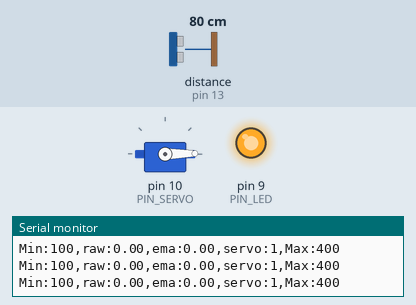
Recording of a sketch running on a simulated Arduino Uno, built with avr-gcc and run on an emulated ATmega328P. On the bench: servo, output pins drawn as LEDs (lit = HIGH), the last lines printed to the serial monitor. Wiring (inferred from the names in the program): ultrasonic range finder: trigger pin 12; echo pin 13. Inputs (shaded band) come from the test bench; at power-on: distance to the obstacle (sensor on pin 13) 80 cm. The echo pulse lasts 58.3 µs per cm; pins used as bus, display or sensor lines are not drawn.

Above: at 1.2 s.
1.3 s: distance to the obstacle (sensor on pin 13) set to 44 cm
2.8 s: distance to the obstacle (sensor on pin 13) set to 37 cm
At 3.1 s:
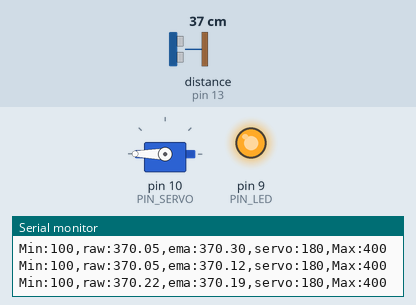
4.3 s: distance to the obstacle (sensor on pin 13) set to 18 cm
At 6.19 s:
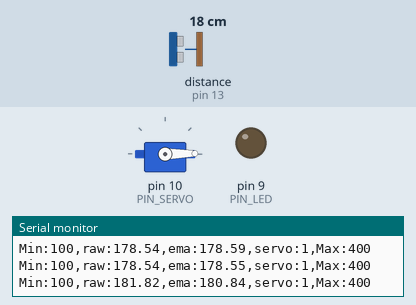
7.3 s: distance to the obstacle (sensor on pin 13) set to 35 cm
At 10.75 s:
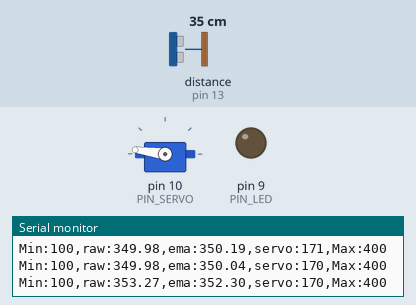
Timing chart, 0 to 11.3 s (numbered marks = the images above; inputs shaded):
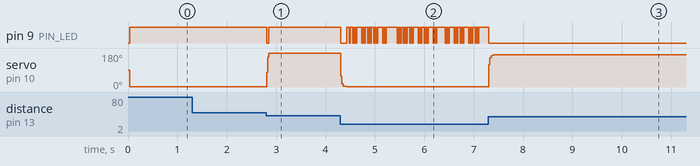

Measured:
- the behaviour switches between 40 and 39 cm on distance to the obstacle (sensor on pin 13) (found by bisection; images 0 and 1)
- after the input at 2.8 s, pin 9 (PIN_LED): HIGH → LOW at once, → HIGH 0.05 s later; servo on pin 10 (PIN_SERVO): 1° → 180° at once
- after the input at 4.3 s, pin 9 (PIN_LED): HIGH → LOW at once, then moves between LOW and HIGH, repeating every 1.0 s
- after the input at 7.3 s, pin 9 (PIN_LED): goes on until 7.3 s, then stays LOW

The sketch:

11_example_1_20212974.ino
```cpp
#include <Servo.h>

// Arduino pin assignment
#define PIN_LED 9
#define PIN_SERVO 10
#define PIN_TRIG 12
#define PIN_ECHO 13

// configurable parameters
#define SND_VEL 346.0 // sound velocity at 24 celsius degree (unit: m/s)
#define INTERVAL 25 // sampling interval (unit: ms)
#define _DIST_MIN 100 // minimum distance to be measured (unit: mm)
#define _DIST_MAX 400 // maximum distance to be measured (unit: mm)
#define _DIST_ALPHA 0.7 // 가장 적당한 alpha 값으로 설정

#define _DUTY_MIN 550 // servo full clockwise position (0 degree)
#define _DUTY_NEU 1475 // servo neutral position (90 degree)
#define _DUTY_MAX 2400 // servo full counterclockwise position (180 degree)

// global variables
float timeout; // unit: us
float dist_min, dist_max, dist_raw, dist_prev, dist_ema, alpha; // unit: mm
unsigned long last_sampling_time; // unit: ms
float scale; // used for pulse duration to distance conversion
float angle; // 측정 거리에 따른 서보 각도 변화에 이용
Servo myservo;

void setup() {
// initialize GPIO pins
  pinMode(PIN_LED,OUTPUT);
  pinMode(PIN_TRIG,OUTPUT);
  digitalWrite(PIN_TRIG, LOW);
  pinMode(PIN_ECHO,INPUT);

  myservo.attach(PIN_SERVO);
  myservo.writeMicroseconds(_DUTY_NEU);

// initialize USS related variables
  dist_min = _DIST_MIN;
  dist_max = _DIST_MAX;
  alpha = _DIST_ALPHA;
  timeout = (INTERVAL / 2) * 1000.0; // precalculate pulseIn() timeout value. (unit: us)
  dist_raw = dist_prev = 0.0; // raw distance output from USS (unit: mm)
  scale = 0.001 * 0.5 * SND_VEL;

// initialize serial port
  Serial.begin(57600);

// initialize last sampling time
  last_sampling_time = 0;
}

void loop() {
// wait until next sampling time.
// millis() returns the number of milliseconds since the program started. Will overflow after 50 days.
  if(millis() < last_sampling_time + INTERVAL) return;

// get a distance reading from the USS
  dist_raw = USS_measure(PIN_TRIG,PIN_ECHO);
  dist_ema = dist_raw * alpha + (1 - alpha) * dist_ema; // EMA 보정 수식


// output the read value to the serial port
  Serial.print("Min:100,raw:");
  Serial.print(dist_raw);
  Serial.print(",ema:");
  Serial.print(dist_ema);
  Serial.print(",servo:");
  Serial.print(myservo.read());
  Serial.println(",Max:400");

// adjust servo position according to the USS read value

  // add your code here!

// 거리에 따른 서보 각도 제어
  if(dist_ema < 180) { // 거리 18cm 이하: 0
      myservo.writeMicroseconds(_DUTY_MIN);
   }
  else if(180 <= dist_ema <= 360){ // 거리에 비례하여 0~180 사이에서 연속적으로 변화
       angle = 10.28 * dist_ema - 1300;
       myservo.writeMicroseconds(angle);
   }
  else { // 거리 36cm 이상: 180
       myservo.writeMicroseconds(_DUTY_MAX);
  }

// dist_min 과 dist_max 사이에 측정값이 있으면 LED를 켬
  if(dist_ema < 180 || dist_ema > 360) {
      analogWrite(PIN_LED, 255);
  }
  else {
      analogWrite(PIN_LED, 0);
  }

// update last sampling time
  last_sampling_time += INTERVAL;
}

// get a distance reading from USS. return value is in millimeter.
float USS_measure(int TRIG, int ECHO)
{
  float reading;
  digitalWrite(TRIG, HIGH);
  delayMicroseconds(10);
  digitalWrite(TRIG, LOW);

  reading = pulseIn(ECHO, HIGH, timeout) * scale; // unit: mm
  if(reading < dist_min || reading > dist_max) reading = 0;

  if(reading == 0.0) reading = dist_prev; // 범위를 벗어나면 이전 측정값 반환
  else dist_prev = reading;

  return reading;
}
```
